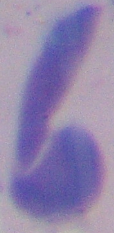
%> input picture Workplace/prueba.PNG, 114 x 233 px
$ octave ej_watershed.m   (GNU Octave 9; MATLAB toolbox functions it lacks are replaced by stand-ins)
%> lines starting %> are read from the running program, lines starting %| are printed output that depends on the picture; in (x1, y1, x2, y2) boxes, pixels count from 0 and x2, y2 are one past the last pixel; in counts of white or black regions, pixels touching at a corner belong together; the program's own positions count from 1
clc; clear all;

im=imcomplement(im2double(rgb2gray(imread('prueba.png'))));
%> im: size 233x114 double; min 0.275, max 0.686, mean 0.452

gmag=imgradient(im);

SE=strel('disk',5);
Ie=imerode(im,SE);
Irec=imreconstruct(Ie,im);
figure
subplot(121)
imshow(Irec);
subplot(122)
imshow(im);

%% -
Iobrd = imdilate(Irec,SE);
Ilim = imreconstruct(imcomplement(Iobrd),imcomplement(Irec));
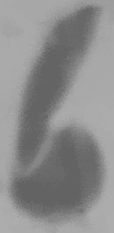
%> Ilim: size 233x114 double; min 0.392, max 0.678, mean 0.549
Ilim = imcomplement(Ilim);
subplot(121)
imshow(Ilim)
subplot(122)
imshow(im);

%% -
fgm=imregionalmax(Ilim);
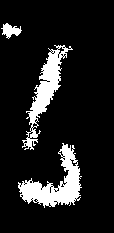
%> fgm: size 233x114 logical; 12.1% white; 3 white regions, box (x1, y1, x2, y2) and area: (18, 143, 82, 208) 1649, (22, 45, 73, 150) 1395, (1, 23, 22, 39) 177
imshow(fgm);
%% -
se2 = strel(ones(5,5));
fgm2 = imclose(fgm,se2);
%> fgm2: size 233x114 logical; 14.5% white; 3 white regions, box (x1, y1, x2, y2) and area: (18, 143, 82, 208) 1909, (22, 45, 73, 150) 1750, (1, 23, 22, 39) 201
fgm3 = imerode(fgm2,se2);
%> fgm3: size 233x114 logical; 9.6% white; 3 white regions, box (x1, y1, x2, y2) and area: (20, 146, 78, 205) 1341, (25, 47, 66, 148) 1121, (4, 26, 19, 35) 78


fgm4 = bwareaopen(fgm3,30);

I2 = labeloverlay(im,fgm4);
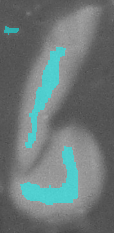
%> I2: size 233x114x3 uint8; mean R, G, B 107.8, 120, 120
imshow(I2)
%% -

bw=imbinarize(Ilim);
%> bw: size 233x114 logical; 45.2% white; 1 white region, box (x1, y1, x2, y2) and area: (9, 4, 104, 222) 12000
imshow(bw);

%% -
D = bwdist(bw);
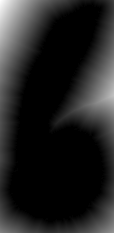
%> D: size 233x114 single; min 0, max 58.52, mean 8; drawn with min black and max white
DL = watershed(D);
%> DL: size 233x114 uint8; every value is 1
bgm = (DL == 0);
%> bgm: size 233x114 logical; every value is 0
imshow(bgm,[])
%% -
gmag2 = imimposemin(gmag, bgm | fgm4);

L = watershed(gmag2);
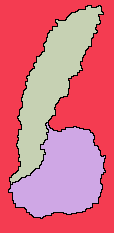
%> L: size 233x114 uint8; 4 distinct labels, from 0 to 3; one colour per label, 0 black
Lrgb = label2rgb(L,'jet','w','shuffle');
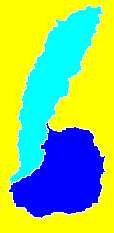
%> Lrgb: size 233x114x3 uint8; mean R, G, B 145.8, 201.2, 118.1
imshow(Lrgb)
%% -
%Me quedo con ambas im醙enes
im1=L==2
%> im1: size 233x114 logical; 21.1% white; 1 white region, box (x1, y1, x2, y2) and area: (9, 123, 105, 218) 5607
imshow(im1)
SE=strel('disk',5);
im1=imopen(im1,SE);
%> im1: size 233x114 logical; 20.8% white; 1 white region, box (x1, y1, x2, y2) and area: (11, 128, 103, 217) 5516
imshow(im1)
%% -
im2=L==3
%> im2: size 233x114 logical; 21.7% white; 1 white region, box (x1, y1, x2, y2) and area: (10, 6, 103, 184) 5767
imshow(im2)
im2=imopen(im2,SE);
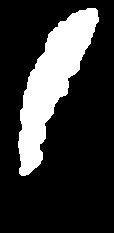
%> im2: size 233x114 logical; 20.9% white; 1 white region, box (x1, y1, x2, y2) and area: (18, 8, 99, 176) 5555
imshow(im2)
%% -

%Imprimo todo
subplot(131)
imshow(im)
subplot(132)
imshow(im1)
subplot(133)
imshow(im2)
